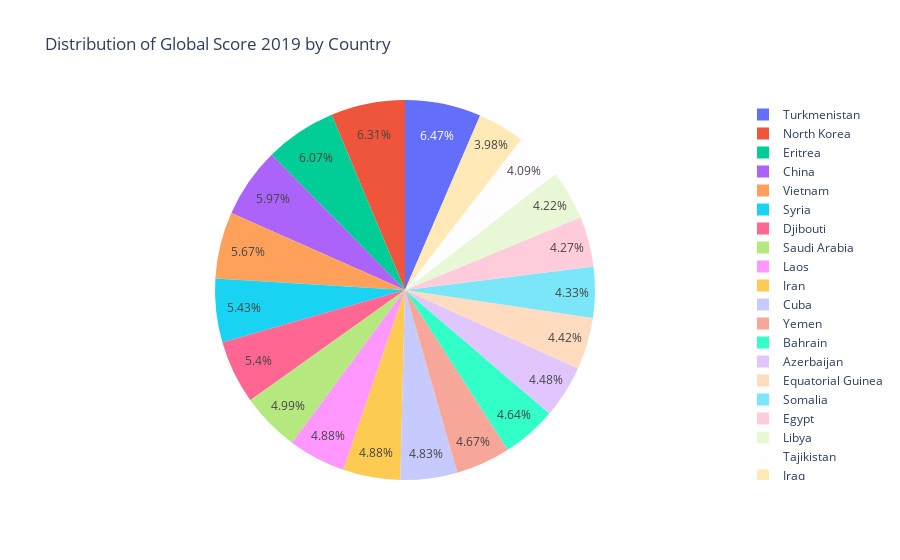

Here is the notebook cell this chart was saved with:
### Code cell
fig = px.pie(top_20_df , names='Country Name', values='Global Score 2019', title='Distribution of Global Score 2019 by Country')
fig.show()

### Figure 1 — Plotly figure (JSON) as saved in the notebook; plotly's stock layout.template omitted (floating-point values rounded to 4 significant figures)
{"data": [{"domain": {"x": [0, 1], "y": [0, 1]}, "hovertemplate": "Country Name=%{label}<br>Global Score 2019=%{value}<extra></extra>", "labels": ["Eritrea", "North Korea", "Turkmenistan", "China", "Djibouti", "Vietnam", "Iran", "Syria", "Laos", "Cuba", "Saudi Arabia", "Yemen", "Bahrain", "Azerbaijan", "Egypt", "Libya", "Equatorial Guinea", "Iraq", "Tajikistan", "Somalia"], "legendgroup": "", "name": "", "showlegend": true, "type": "pie", "values": [80.26, 83.4, 85.44, 78.92, 71.36, 74.93, 64.41, 71.78, 64.49, 63.81, 65.88, 61.66, 61.31, 59.13, 56.47, 55.77, 58.35, 52.6, 54.02, 57.24]}], "layout": {"legend": {"tracegroupgap": 0}, "title": {"text": "Distribution of Global Score 2019 by Country"}}}
